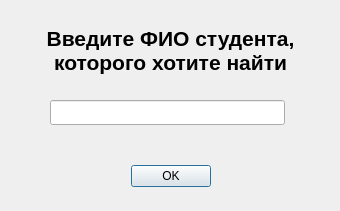
<?xml version="1.0" encoding="UTF-8"?>
<ui version="4.0">
 <class>DialogFindStudent</class>
 <widget class="QDialog" name="DialogFindStudent">
  <property name="geometry">
   <rect>
    <x>0</x>
    <y>0</y>
    <width>340</width>
    <height>211</height>
   </rect>
  </property>
  <property name="windowTitle">
   <string>Поиск студента</string>
  </property>
  <widget class="QDialogButtonBox" name="buttonBox">
   <property name="geometry">
    <rect>
     <x>130</x>
     <y>160</y>
     <width>81</width>
     <height>32</height>
    </rect>
   </property>
   <property name="orientation">
    <enum>Qt::Horizontal</enum>
   </property>
   <property name="standardButtons">
    <set>QDialogButtonBox::Ok</set>
   </property>
  </widget>
  <widget class="QLineEdit" name="lineName">
   <property name="enabled">
    <bool>true</bool>
   </property>
   <property name="geometry">
    <rect>
     <x>50</x>
     <y>100</y>
     <width>235</width>
     <height>25</height>
    </rect>
   </property>
  </widget>
  <widget class="QLabel" name="label">
   <property name="enabled">
    <bool>true</bool>
   </property>
   <property name="geometry">
    <rect>
     <x>20</x>
     <y>20</y>
     <width>301</width>
     <height>61</height>
    </rect>
   </property>
   <property name="font">
    <font>
     <pointsize>16</pointsize>
     <bold>true</bold>
    </font>
   </property>
   <property name="text">
    <string>Введите ФИО студента,
которого хотите найти</string>
   </property>
   <property name="alignment">
    <set>Qt::AlignCenter</set>
   </property>
  </widget>
 </widget>
 <resources/>
 <connections>
  <connection>
   <sender>buttonBox</sender>
   <signal>accepted()</signal>
   <receiver>DialogFindStudent</receiver>
   <slot>accept()</slot>
   <hints>
    <hint type="sourcelabel">
     <x>248</x>
     <y>254</y>
    </hint>
    <hint type="destinationlabel">
     <x>157</x>
     <y>274</y>
    </hint>
   </hints>
  </connection>
  <connection>
   <sender>buttonBox</sender>
   <signal>rejected()</signal>
   <receiver>DialogFindStudent</receiver>
   <slot>reject()</slot>
   <hints>
    <hint type="sourcelabel">
     <x>316</x>
     <y>260</y>
    </hint>
    <hint type="destinationlabel">
     <x>286</x>
     <y>274</y>
    </hint>
   </hints>
  </connection>
 </connections>
</ui>
